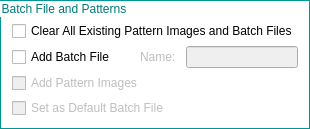
                        <widget class="QGroupBox" name="appDefaultsGroup_2">
                         <property name="enabled">
                          <bool>true</bool>
                         </property>
                         <property name="minimumSize">
                          <size>
                           <width>100</width>
                           <height>0</height>
                          </size>
                         </property>
                         <property name="maximumSize">
                          <size>
                           <width>16777215</width>
                           <height>140</height>
                          </size>
                         </property>
                         <property name="styleSheet">
                          <string notr="true">QGroupBox{ border: 1px solid ;
background-color: transparent;
border-color: rgb(0,150,150);
color:rgb(0,120,120);
;}</string>
                         </property>
                         <property name="title">
                          <string>Batch File and Patterns</string>
                         </property>
                         <layout class="QVBoxLayout" name="verticalLayout_13">
                          <property name="spacing">
                           <number>5</number>
                          </property>
                          <property name="topMargin">
                           <number>20</number>
                          </property>
                          <property name="bottomMargin">
                           <number>10</number>
                          </property>
                          <item>
                           <widget class="QCheckBox" name="clearAll_checkBox">
                            <property name="text">
                             <string>Clear All Existing Pattern Images and Batch Files</string>
                            </property>
                            <property name="autoExclusive">
                             <bool>false</bool>
                            </property>
                           </widget>
                          </item>
                          <item>
                           <layout class="QHBoxLayout" name="horizontalLayout_30">
                            <item>
                             <widget class="QCheckBox" name="addBatchFile_checkBox">
                              <property name="toolTip">
                               <string>Add the batch file shown in Batch Files page</string>
                              </property>
                              <property name="text">
                               <string>Add Batch File</string>
                              </property>
                             </widget>
                            </item>
                            <item>
                             <widget class="QFrame" name="batchFileName_frame">
                              <property name="enabled">
                               <bool>false</bool>
                              </property>
                              <property name="styleSheet">
                               <string notr="true">QFrame{border:0px}</string>
                              </property>
                              <property name="frameShape">
                               <enum>QFrame::StyledPanel</enum>
                              </property>
                              <property name="frameShadow">
                               <enum>QFrame::Raised</enum>
                              </property>
                              <layout class="QHBoxLayout" name="horizontalLayout_21">
                               <property name="spacing">
                                <number>0</number>
                               </property>
                               <property name="leftMargin">
                                <number>0</number>
                               </property>
                               <property name="topMargin">
                                <number>0</number>
                               </property>
                               <property name="rightMargin">
                                <number>0</number>
                               </property>
                               <property name="bottomMargin">
                                <number>0</number>
                               </property>
                               <item>
                                <spacer name="horizontalSpacer_5">
                                 <property name="orientation">
                                  <enum>Qt::Horizontal</enum>
                                 </property>
                                 <property name="sizeType">
                                  <enum>QSizePolicy::Fixed</enum>
                                 </property>
                                 <property name="sizeHint" stdset="0">
                                  <size>
                                   <width>20</width>
                                   <height>20</height>
                                  </size>
                                 </property>
                                </spacer>
                               </item>
                               <item>
                                <widget class="QLabel" name="label_BatchFileName">
                                 <property name="styleSheet">
                                  <string notr="true">QLabel{border:0px}</string>
                                 </property>
                                 <property name="text">
                                  <string>Name:</string>
                                 </property>
                                </widget>
                               </item>
                               <item>
                                <spacer name="horizontalSpacer_6">
                                 <property name="orientation">
                                  <enum>Qt::Horizontal</enum>
                                 </property>
                                 <property name="sizeType">
                                  <enum>QSizePolicy::Fixed</enum>
                                 </property>
                                 <property name="sizeHint" stdset="0">
                                  <size>
                                   <width>10</width>
                                   <height>20</height>
                                  </size>
                                 </property>
                                </spacer>
                               </item>
                               <item>
                                <widget class="QLineEdit" name="batchFileName_lineEdit"/>
                               </item>
                              </layout>
                             </widget>
                            </item>
                           </layout>
                          </item>
                          <item>
                           <widget class="QCheckBox" name="addPat_checkBox">
                            <property name="enabled">
                             <bool>false</bool>
                            </property>
                            <property name="toolTip">
                             <string>Add the Pattern Images selected in Pattern Mode page</string>
                            </property>
                            <property name="text">
                             <string>Add Pattern Images</string>
                            </property>
                           </widget>
                          </item>
                          <item>
                           <widget class="QCheckBox" name="setAsDefaultBatch">
                            <property name="enabled">
                             <bool>false</bool>
                            </property>
                            <property name="toolTip">
                             <string>Sets the batch file shown in Batch Files page as default</string>
                            </property>
                            <property name="text">
                             <string>Set as Default Batch File</string>
                            </property>
                           </widget>
                          </item>
                         </layout>
                        </widget>
